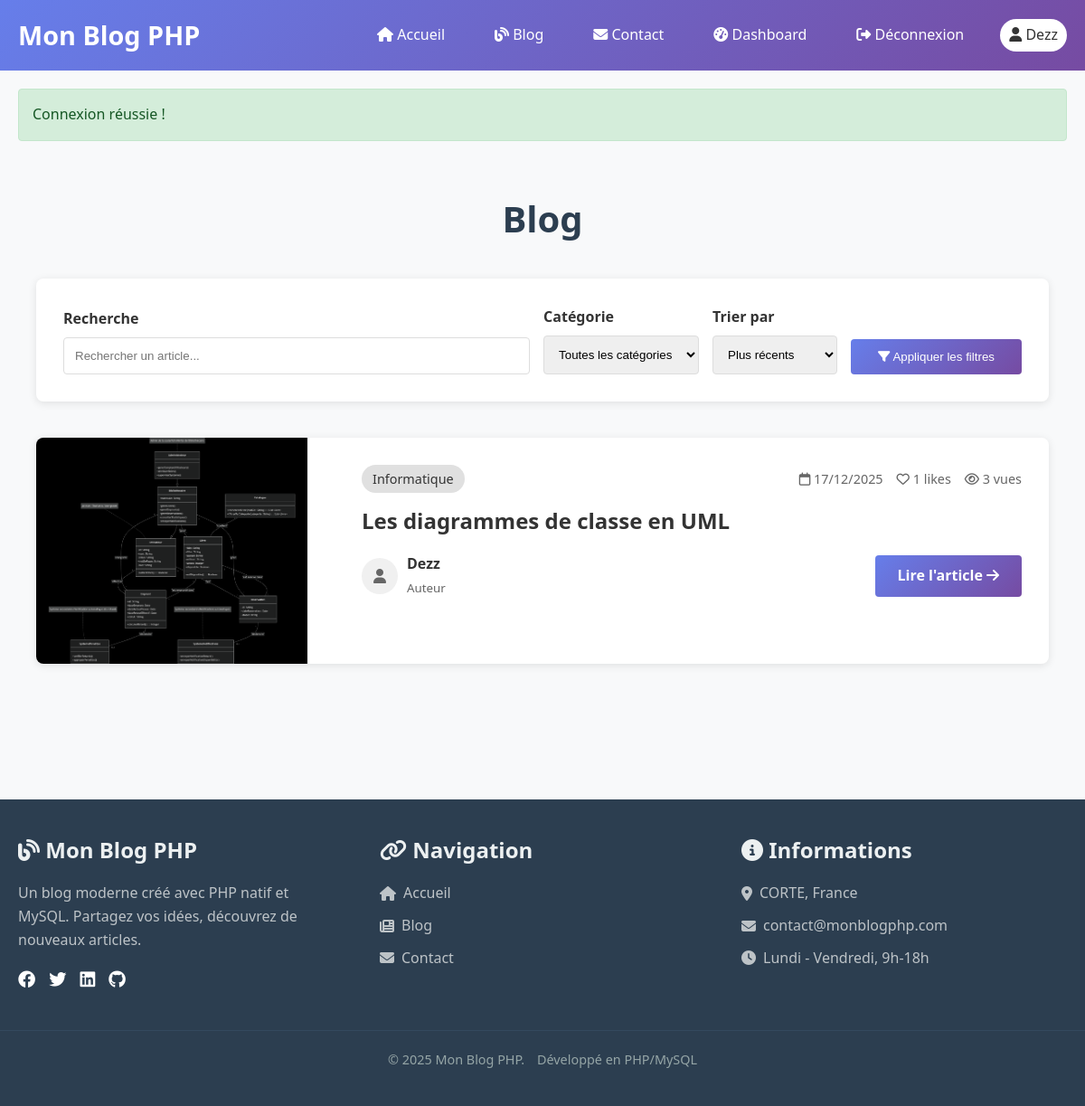
/blog.php (signed in), run on the app's committed database.
### tables this page shows
CREATE TABLE `articles` (
  `id` int(11) NOT NULL,
  `title` varchar(255) NOT NULL,
  `slug` varchar(255) NOT NULL,
  `content` longtext NOT NULL,
  `excerpt` text DEFAULT NULL,
  `image` varchar(255) DEFAULT NULL,
  `category_id` int(11) DEFAULT NULL,
  `user_id` int(11) DEFAULT NULL,
  `views` int(11) DEFAULT 0,
  `created_at` datetime DEFAULT current_timestamp(),
  `updated_at` datetime DEFAULT NULL ON UPDATE current_timestamp(),
  `published` tinyint(1) DEFAULT 1
);

CREATE TABLE `categories` (
  `id` int(11) NOT NULL,
  `name` varchar(100) NOT NULL,
  `slug` varchar(100) NOT NULL,
  `description` text DEFAULT NULL,
  `created_at` datetime DEFAULT current_timestamp()
);

CREATE TABLE `users` (
  `id` int(11) NOT NULL,
  `username` varchar(50) NOT NULL,
  `email` varchar(100) NOT NULL,
  `password` varchar(255) NOT NULL,
  `role` enum('admin','author','user') DEFAULT 'user',
  `avatar` varchar(255) DEFAULT NULL,
  `created_at` datetime DEFAULT current_timestamp(),
  `is_active` tinyint(1) DEFAULT 1,
  `reset_token` varchar(100) DEFAULT NULL,
  `token_expiry` datetime DEFAULT NULL
);

### blog.php (the view, shortened to what this page needs)
<?php
require_once 'includes/config.php';
$category_id = isset($_GET['category']) ? (int)$_GET['category'] : null;
$search = isset($_GET['q']) ? sanitize($_GET['q']) : '';
$filter = isset($_GET['filter']) ? $_GET['filter'] : 'recent';
$page = isset($_GET['page']) ? max(1, (int)$_GET['page']) : 1;
$per_page = 10;
$offset = ($page - 1) * $per_page;
$sql = "
    SELECT a.*, c.name as category_name, u.username,
           COUNT(al.id) as like_count
    FROM articles a
    LEFT JOIN categories c ON a.category_id = c.id
    LEFT JOIN users u ON a.user_id = u.id
    LEFT JOIN article_likes al ON a.id = al.article_id
    WHERE a.published = 1
";
$params = [];
$sql .= " GROUP BY a.id ";
if($filter === 'popular') {
    $sql .= " ORDER BY like_count DESC, a.created_at DESC ";
} else {
    $sql .= " ORDER BY a.created_at DESC ";
}
$sql .= " LIMIT ? OFFSET ?";
$params[] = $per_page;
$params[] = $offset;
$stmt = $pdo->prepare($sql);
$stmt->execute($params);
$articles = $stmt->fetchAll();
include 'includes/header.php';
?>
<section style="padding: 40px 0; background: #f8f9fa;">
    <div class="container">
        <h1 style="text-align: center; margin-bottom: 40px; font-size: 2.5rem;">Blog</h1>
        <div style="background: white; padding: 30px; border-radius: 8px; box-shadow: 0 2px 10px rgba(0,0,0,0.1); margin-bottom: 40px;">
            <form method="GET" style="display: grid; grid-template-columns: 1fr auto auto auto; gap: 15px; align-items: end;">
                <div>
                    <label style="display: block; margin-bottom: 8px; font-weight: bold;">Recherche</label>
                    <input type="text" name="q" value="<?php echo htmlspecialchars($search); ?>"
                           placeholder="Rechercher un article..."
                           style="width: 100%; padding: 12px; border: 1px solid #ddd; border-radius: 4px;">
                </div>
                <div>
                    <label style="display: block; margin-bottom: 8px; font-weight: bold;">Catégorie</label>
                    <select name="category" style="width: 100%; padding: 12px; border: 1px solid #ddd; border-radius: 4px;">
                        <option value="">Toutes les catégories</option>
                    </select>
                </div>
                <div>
                    <label style="display: block; margin-bottom: 8px; font-weight: bold;">Trier par</label>
                    <select name="filter" style="width: 100%; padding: 12px; border: 1px solid #ddd; border-radius: 4px;">
                        <option value="recent" <?php echo $filter === 'recent' ? 'selected' : ''; ?>>Plus récents</option>
                    </select>
                </div>
                <div>
                    <button type="submit"
                            style="background: linear-gradient(135deg, #667eea 0%, #764ba2 100%); color: white; padding: 12px 30px; border: none; border-radius: 4px; cursor: pointer; white-space: nowrap;">
                        <i class="fas fa-filter"></i> Appliquer les filtres
                    </button>
                </div>
            </form>
        </div>
        <?php if(empty($articles)): ?>
        <div style="text-align: center; padding: 60px 20px; background: white; border-radius: 8px;">
            <i class="fas fa-newspaper" style="font-size: 4rem; color: #ddd; margin-bottom: 20px;"></i>
            <h3 style="margin-bottom: 15px;">Aucun article trouvé</h3>
            <p style="color: #666; margin-bottom: 30px;">
                <?php if(!empty($search) || $category_id): ?>
                Essayez avec d'autres critères de recherche.
                <?php else: ?>
                Aucun article n'a été publié pour le moment.
                <?php endif; ?>
            </p>
            <a href="blog.php" style="background: #667eea; color: white; padding: 10px 20px; border-radius: 4px; text-decoration: none;">
                Voir tous les articles
            </a>
        </div>
        <?php else: ?>
        <div style="display: grid; gap: 30px; margin-bottom: 50px;">
            <?php foreach($articles as $article): ?>
            <article style="display: grid; grid-template-columns: 300px 1fr; gap: 30px; background: white; border-radius: 8px; overflow: hidden; box-shadow: 0 2px 10px rgba(0,0,0,0.1);">
                <div style="height: 250px; overflow: hidden;">
                    <?php if($article['image']): ?>
                    <img src="uploads/articles/<?php echo $article['image']; ?>"
                         alt="<?php echo $article['title']; ?>"
                         style="width: 100%; height: 100%; object-fit: cover;">
                    <?php else: ?>
                    <div style="width: 100%; height: 100%; display: flex; align-items: center; justify-content: center; background: linear-gradient(135deg, #667eea 0%, #764ba2 100%); color: white;">
                        <i class="fas fa-newspaper" style="font-size: 4rem;"></i>
                    </div>
                    <?php endif; ?>
                </div>
                <div style="padding: 30px;">
                    <div style="display: flex; justify-content: space-between; align-items: center; margin-bottom: 15px;">
                        <span style="background: #e0e0e0; padding: 4px 12px; border-radius: 20px; font-size: 0.9rem;">
                            <?php echo $article['category_name']; ?>
                        </span>
                        <div style="display: flex; gap: 15px; color: #666; font-size: 0.9rem;">
                            <span><i class="far fa-calendar"></i> <?php echo date('d/m/Y', strtotime($article['created_at'])); ?></span>
                            <span><i class="far fa-heart"></i> <?php echo $article['like_count']; ?> likes</span>
                            <span><i class="far fa-eye"></i> <?php echo $article['views']; ?> vues</span>
                        </div>
                    </div>
                    <h2 style="margin-bottom: 15px; font-size: 1.5rem;">
                        <a href="article.php?id=<?php echo $article['id']; ?>"
                           style="color: #333; text-decoration: none;">
                            <?php echo $article['title']; ?>
                        </a>
                    </h2>
                    <div style="display: flex; justify-content: space-between; align-items: center;">
                        <div style="display: flex; align-items: center; gap: 10px;">
                            <div style="width: 40px; height: 40px; background: #f0f0f0; border-radius: 50%; display: flex; align-items: center; justify-content: center;">
                                <i class="fas fa-user" style="color: #666;"></i>
                            </div>
                            <div>
                                <div style="font-weight: bold;"><?php echo $article['username']; ?></div>
                                <small style="color: #666;">Auteur</small>
                            </div>
                        </div>
                        <a href="article.php?id=<?php echo $article['id']; ?>"
                           style="background: linear-gradient(135deg, #667eea 0%, #764ba2 100%); color: white; padding: 10px 25px; border-radius: 4px; text-decoration: none; font-weight: bold;">
                            Lire l'article <i class="fas fa-arrow-right"></i>
                        </a>
                    </div>
                </div>
            </article>
            <?php endforeach; ?>
        </div>
        <?php endif; ?>
    </div>
</section>
<?php include 'includes/footer.php'; ?>

### assets/css/style.css (style rules this page uses)
* { margin: 0; padding: 0; box-sizing: border-box; }
html { scroll-behavior: smooth; }
body { font-family: 'Segoe UI', Tahoma, Geneva, Verdana, sans-serif; line-height: 1.6; color: #333; background-color: #f8f9fa; }
.container { max-width: 1200px; margin: 0 auto; padding: 0 20px; }
h1, h2, h3, h4, h5, h6 { font-weight: 600; line-height: 1.3; margin-bottom: 1rem; color: #2c3e50; }
h1 { font-size: 2.5rem; }
h2 { font-size: 2rem; }
a { color: #3498db; text-decoration: none; transition: color 0.3s; }

### includes/header.php (style rules this page uses)
* { margin: 0; padding: 0; box-sizing: border-box; }
body { font-family: 'Segoe UI', Tahoma, Geneva, Verdana, sans-serif; line-height: 1.6; }
.container { max-width: 1200px; margin: 0 auto; padding: 0 20px; }

### data on the page
articles: image (picture), category.name "Informatique", created_at "17/12/2025", like_count "1", views "3", title "Les diagrammes de classe en UML", user.username "Dezz"

### other printed values
SITE_NAME "Mon Blog PHP"
$_SESSION['username'] "Dezz"
$_SESSION['message'] "Connexion réussie !"
str_replace(' ', '', SITE_NAME) "monblogphp"
